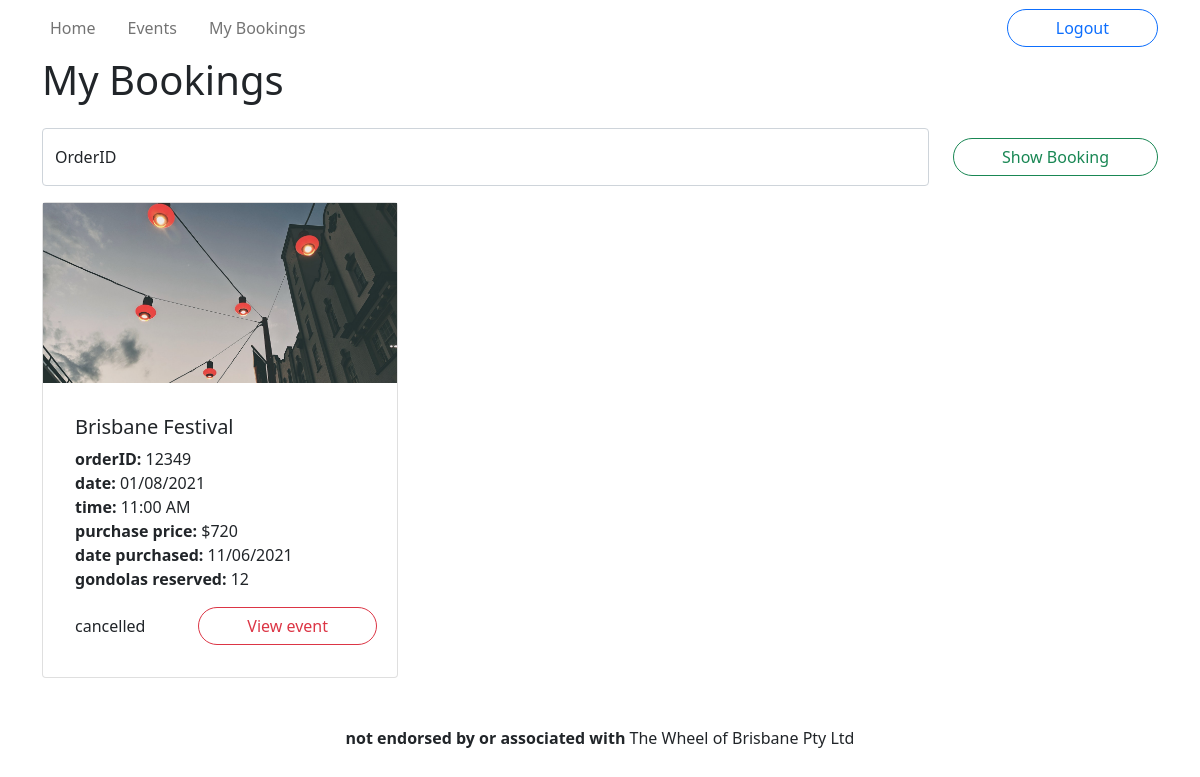
The app's page /bookings/12349 (signed in), older data.
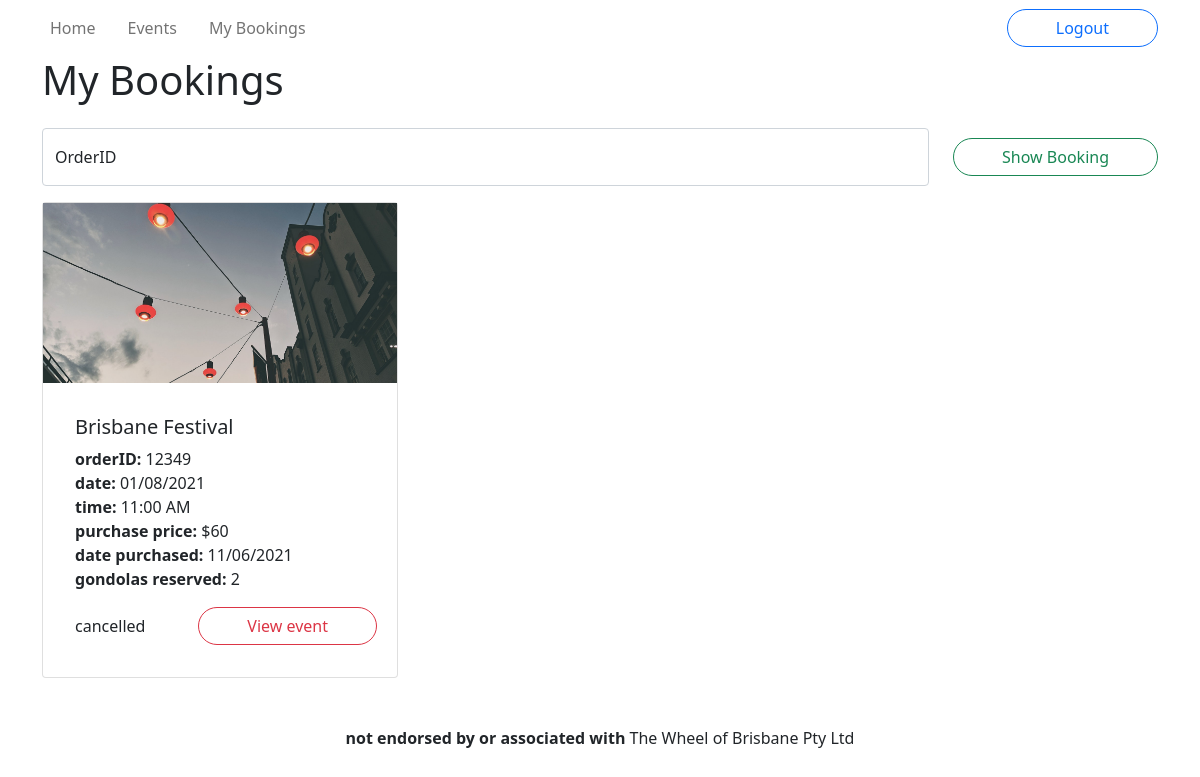
The same page, newer data.
### wheel/models.py (models this page shows, shortened)
class Booking(db.Model):
    __tablename__ = 'bookings'
    id = db.Column(db.Integer, primary_key=True)
    qty = db.Column(db.Integer, nullable=False)
    total_price = db.Column(db.Integer, nullable=False)
    purchase_datetime = db.Column(db.DateTime, nullable=False, default=datetime.now())
    user_id = db.Column(db.Integer, db.ForeignKey('users.id'))
    ticket_id = db.Column(db.Integer, db.ForeignKey('tickets.id'))
    @staticmethod
    def get(id: int):
        return Booking.query.get(id)
    def getTicket(self):
        return Ticket.get(self.ticket_id)
    def getEvent(self):
        ticket = self.getTicket()
        return ticket.getEvent()

class Event(db.Model):
    __tablename__ = 'events'
    id = db.Column(db.Integer, primary_key=True)
    name = db.Column(db.String(255), nullable=False)
    description = db.Column(db.Text)
    category = db.Column(db.String(40))
    status = db.Column(db.Enum('upcoming', 'inactive', 'cancelled', 'booked out'), nullable=False)
    image = db.Column(db.String(255))
    reviews = db.relationship('Review', backref='event')
    tickets = db.relationship('Ticket', backref='event')
    @staticmethod
    def get(id: int):
        return Event.query.get(id)
    def getStatusColour(self):
        return {
            'upcoming': 'success',
            'inactive': 'secondary',
            'booked out': 'secondary',
            'cancelled': 'danger'
        }[self.status]

class Ticket(db.Model):
    __tablename__ = 'tickets'
    id = db.Column(db.Integer, primary_key=True)
    datetime = db.Column(db.DateTime, nullable=False)
    price = db.Column(db.Integer, nullable=False)
    remaining = db.Column(db.Integer, nullable=False)
    event_id = db.Column(db.Integer, db.ForeignKey('events.id'))
    @staticmethod
    def get(id: int):
        return Ticket.query.get(id)
    def getEvent(self):
        return Event.get(self.event_id)

### wheel/views.py (the view)
@main.route('/bookings/<int:id>')
@main.route('/bookings')
@login_required
def bookings(id=None):
    if id:
        booking = Booking.get(id)
        ticket = booking.getTicket()
        event = booking.getEvent()
    bookings = [[booking, ticket, event]] if id else \
        [[booking, booking.getTicket(), booking.getEvent()] for booking in Booking.getAllByUser(current_user.id)]
    return render_template('bookings.html', bookings=bookings, now=datetime.now() )

### wheel/__init__.py (called while the page is built)
def create_app():
    app = Flask(__name__)
    app.env = 'development'
    app.debug = True
    app.config['SECRET_KEY'] = 'h78gf43083740h3'
    app.config['SQLALCHEMY_DATABASE_URI'] = 'sqlite:///wheel.sqlite'
    db.init_app(app)
    bootstrap = Bootstrap(app)
    login_manager = LoginManager()
    login_manager.login_view = 'auth.login'
    login_manager.init_app(app)
    from .models import User
    @login_manager.user_loader
    def load_user(user_id):
        return User.get(int(user_id))
    from . import views
    app.register_blueprint(views.main)
    app.register_blueprint(views.events)
    from . import auth
    app.register_blueprint(auth.auth)
    return app

### wheel/models.py (called while the page is built)
    @staticmethod
    def get(id: int):
        return User.query.get(id)

### wheel/templates/bookings.html (shortened to what this page needs)
{% extends 'base.html' %}
{% block title %}My Bookings{% endblock %}
{% block content %}
<form id="search" class="row mb-3" method="POST">
    <div class="col">
        <div class="form-floating">
            <input id="orderID" name="orderID" type="number"
                    placeholder="show order by ID"
                    class="form-control" required >
            <label for="orderID">OrderID</label>
        </div>
    </div>
    <div class="col-auto my-auto">
        <button type="submit" class="btn btn-outline-success rounded-pill px-5">Show Booking</button>
    </div>
</form>
<section class="row row-cols-1 row-cols-md-2 row-cols-xl-3 g-4 mb-3">
    {% for booking, ticket, event in bookings %}
        <div id="{{ booking.id }}" class="col">
            <div class="card">
                <a href="{{ url_for('events.view', id=event.id)}}" class="card-image" style="background-image: url('{{ event.image }}')"></a>
                <div class="card-body">
                    <div class="card-body">
                        <h5>{{ event.name }}</h5>
                        <div><strong>orderID: </strong>{{ booking.id }}</div>
                        <div><strong>date: </strong>{{ ticket.datetime.strftime("%d/%m/%Y") }}</div>
                        <div><strong>time: </strong>{{ ticket.datetime.strftime("%I:%M %p") }}</div>
                        <div><strong>purchase price: </strong>${{ booking.total_price }}</div>
                        <div><strong>date purchased: </strong>{{ booking.purchase_datetime.strftime("%d/%m/%Y") }}</div>
                        <div class="mb-3"><strong>gondolas reserved: </strong>{{ booking.qty }}</div>
                        <div class="row">
                            <span class="col my-auto">{{ event.status }}</span>
                            {% if ticket.datetime > now %}
                                <a href="{{ url_for('events.view', id=event.id) }}" class="col-auto btn btn-outline-{{ event.getStatusColour() }} rounded-pill px-5">View event</a>
                            {% else %}
                                <a href="{{ url_for('events.view', id=event.id) + '#reviews' }}" class="col-auto btn btn-outline-{{ event.getStatusColour() }} rounded-pill px-5"
                                        data-bs-toggle="tooltip" data-bs-placement="top"
                                        title="This ticket was in the past so it asks how the event was">Leave a review</a>
                            {% endif %}
                        </div>
                    </div>
                </div>
            </div>
        </div>
    {% endfor %}
</section>
{% endblock %}

Row changes from the older to the newer data that the page shows:
changed Booking "Brisbane Festival": total_price "720" → "60"; qty "12" → "2"
